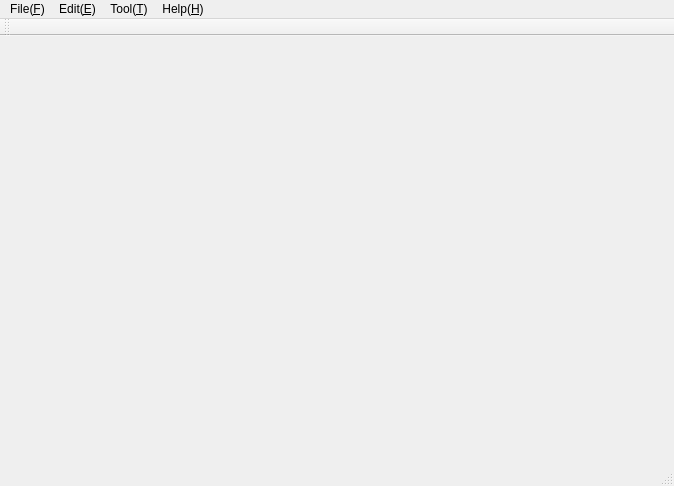
<?xml version="1.0" encoding="UTF-8"?>
<ui version="4.0">
 <class>MainWindow</class>
 <widget class="QMainWindow" name="MainWindow">
  <property name="geometry">
   <rect>
    <x>0</x>
    <y>0</y>
    <width>674</width>
    <height>486</height>
   </rect>
  </property>
  <property name="windowTitle">
   <string>MainWindow</string>
  </property>
  <widget class="QWidget" name="centralWidget"/>
  <widget class="QMenuBar" name="menuBar">
   <property name="geometry">
    <rect>
     <x>0</x>
     <y>0</y>
     <width>674</width>
     <height>21</height>
    </rect>
   </property>
   <widget class="QMenu" name="menuFile_F">
    <property name="title">
     <string>File(&amp;F)</string>
    </property>
    <addaction name="actionNew_N"/>
    <addaction name="actionOpen_O"/>
    <addaction name="separator"/>
    <addaction name="actionSave_S"/>
    <addaction name="actionSave_as_A"/>
    <addaction name="separator"/>
    <addaction name="actionPrint_P"/>
    <addaction name="separator"/>
    <addaction name="actionExit_X"/>
   </widget>
   <widget class="QMenu" name="menuEdit_E">
    <property name="title">
     <string>Edit(&amp;E)</string>
    </property>
    <addaction name="actionZoom_out"/>
    <addaction name="actionZoom_in"/>
    <addaction name="actionscale_1_0"/>
    <addaction name="actionRotate"/>
    <addaction name="actionstretch"/>
    <addaction name="separator"/>
    <addaction name="actionClean"/>
   </widget>
   <widget class="QMenu" name="menuTool_T">
    <property name="title">
     <string>Tool(&amp;T)</string>
    </property>
    <addaction name="actiontoolBars"/>
   </widget>
   <widget class="QMenu" name="menuHelp_H">
    <property name="title">
     <string>Help(&amp;H)</string>
    </property>
    <addaction name="actionAbout"/>
   </widget>
   <addaction name="menuFile_F"/>
   <addaction name="menuEdit_E"/>
   <addaction name="menuTool_T"/>
   <addaction name="menuHelp_H"/>
  </widget>
  <widget class="QToolBar" name="mainToolBar">
   <attribute name="toolBarArea">
    <enum>TopToolBarArea</enum>
   </attribute>
   <attribute name="toolBarBreak">
    <bool>false</bool>
   </attribute>
  </widget>
  <widget class="QStatusBar" name="statusBar"/>
  <action name="actionNew_N">
   <property name="text">
    <string>New(&amp;N)</string>
   </property>
  </action>
  <action name="actionOpen_O">
   <property name="text">
    <string>Open(&amp;O)</string>
   </property>
  </action>
  <action name="actionSave_S">
   <property name="text">
    <string>Save(&amp;S)</string>
   </property>
  </action>
  <action name="actionSave_as_A">
   <property name="text">
    <string>Save(&amp;A) as</string>
   </property>
  </action>
  <action name="actionPrint_P">
   <property name="text">
    <string>Print(&amp;P)</string>
   </property>
  </action>
  <action name="actionExit_X">
   <property name="text">
    <string>Exit(&amp;X)</string>
   </property>
  </action>
  <action name="actionZoom_out">
   <property name="text">
    <string>Zoom out</string>
   </property>
  </action>
  <action name="actionZoom_in">
   <property name="text">
    <string>Zoom in</string>
   </property>
  </action>
  <action name="actionscale_1_0">
   <property name="text">
    <string>Scale 1.0</string>
   </property>
  </action>
  <action name="actionRotate">
   <property name="text">
    <string>Rotate</string>
   </property>
  </action>
  <action name="actionstretch">
   <property name="text">
    <string>Stretch</string>
   </property>
  </action>
  <action name="actionClean">
   <property name="text">
    <string>Clean</string>
   </property>
  </action>
  <action name="actiontoolBars">
   <property name="text">
    <string>toolBars</string>
   </property>
  </action>
  <action name="actionAbout">
   <property name="text">
    <string>About</string>
   </property>
  </action>
 </widget>
 <layoutdefault spacing="6" margin="11"/>
 <resources/>
 <connections/>
</ui>
